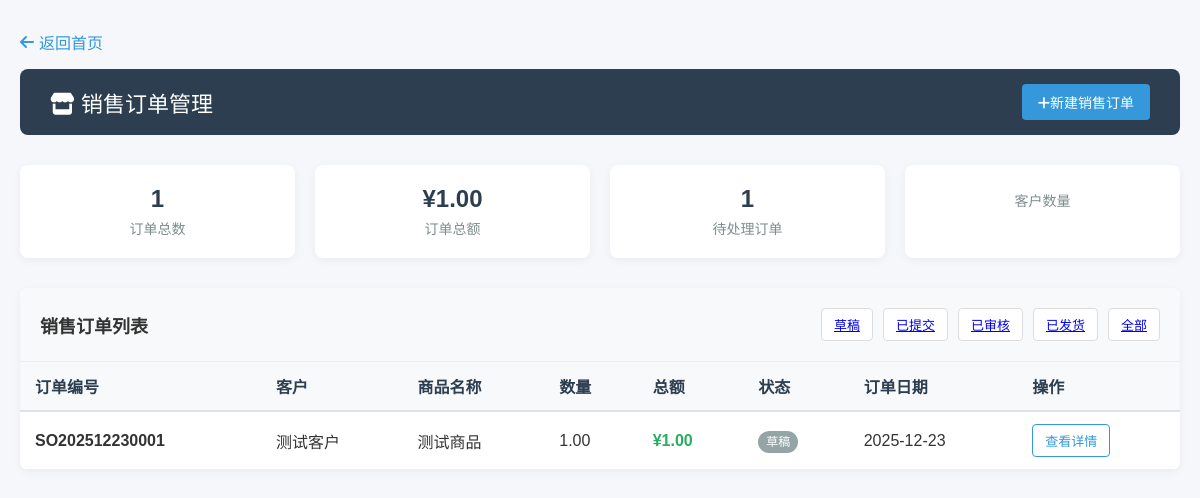
Screenshot of /finance/sales-orders/ (signed in) with the database file from the repository.
### finance_app/models.py (models this page shows, shortened)
class SalesOrder(models.Model):
    ORDER_STATUS = [
        ('DRAFT', '草稿'),
        ('SUBMITTED', '已提交'),
        ('APPROVED', '已审核'),
        ('DELIVERED', '已发货'),
        ('INVOICED', '已开票'),
        ('PAID', '已收款'),
        ('CANCELLED', '已取消'),
    ]
    order_number = models.CharField('订单编号', max_length=50, unique=True)
    customer = models.ForeignKey(Customer, on_delete=models.CASCADE, verbose_name='客户')
    order_date = models.DateField('订单日期', default=timezone.now)
    delivery_date = models.DateField('交货日期', null=True, blank=True)
    status = models.CharField('状态', max_length=20, choices=ORDER_STATUS, default='DRAFT')
    total_amount = models.DecimalField('订单总额', max_digits=12, decimal_places=2, default=0)
    tax_amount = models.DecimalField('税额', max_digits=12, decimal_places=2, default=0)
    received_amount = models.DecimalField('已收金额', max_digits=12, decimal_places=2, default=0)
    product_name = models.CharField('商品名称', max_length=200)
    quantity = models.DecimalField('数量', max_digits=10, decimal_places=2, default=0)
    unit_price = models.DecimalField('单价', max_digits=10, decimal_places=2, default=0)
    shipping_address = models.TextField('送货地址', blank=True)
    shipping_method = models.CharField('运输方式', max_length=50, blank=True)
    notes = models.TextField('备注', blank=True)
    created_by = models.ForeignKey(User, on_delete=models.SET_NULL, null=True, verbose_name='创建人')
    created_time = models.DateTimeField('创建时间', auto_now_add=True)
    updated_time = models.DateTimeField('更新时间', auto_now=True)
    class Meta:
        verbose_name = '销售订单'
        verbose_name_plural = '销售订单'
        ordering = ['-order_date', '-created_time']

class Customer(models.Model):
    STATUS_CHOICES = [
        ('ACTIVE', '启用'),
        ('INACTIVE', '停用'),
    ]
    customer_id = models.CharField(
        max_length=20,
        primary_key=True,
        verbose_name="客户ID",
        validators=[
            RegexValidator(
                regex=r'^[A-Za-z0-9_-]+$',
                message='客户ID只能包含字母、数字、下划线和连字符',
                code='invalid_customer_id'
            ),
            MinLengthValidator(1, message='客户ID不能为空')
        ],
        error_messages={
            'unique': '客户ID已存在',
            'max_length': '客户ID不能超过20个字符',
        }
    )
    customer_name = models.CharField(max_length=100, null=False, blank=False, verbose_name="客户名称")
    credit_limit = models.DecimalField(max_digits=15, decimal_places=2, null=False, blank=False,
                                       verbose_name="信用额度")
    current_receivable = models.DecimalField(max_digits=15, decimal_places=2, default=0.00,
                                             verbose_name="当前应收账款")
    contact_info = models.TextField(null=True, blank=True, verbose_name="联系信息")
    status = models.CharField(
        max_length=20,
        choices=STATUS_CHOICES,
        null=False,
        blank=False,
        default='ACTIVE',
        verbose_name="状态"
    )
    create_time = models.DateTimeField(auto_now_add=True, verbose_name="创建时间")
    update_time = models.DateTimeField(auto_now=True, verbose_name="更新时间")
    class Meta:
        db_table = 'customers'  # 显式指定数据库表名
        verbose_name = "客户"
        verbose_name_plural = "客户"
        ordering = ['customer_id']

### finance_app/views.py (the view, shortened to what this page needs)
        def _wrapped_view(request, *args, **kwargs):
            if not request.user.is_authenticated:
                return redirect('users:login')
            if request.user.username == 'admin':
                return view_func(request, *args, **kwargs)

### finance_app/views.py (called while the page is built, shortened)
def check_finance_permission(permission_type):
    def decorator(view_func):
        def _wrapped_view(request, *args, **kwargs):
            if not request.user.is_authenticated:
                return redirect('users:login')
            if request.user.username == 'admin':
                return view_func(request, *args, **kwargs)
        return _wrapped_view
    return decorator

@login_required
@check_finance_permission('voucher')
def sales_order_list(request):
    orders = SalesOrder.objects.all().order_by('-order_date')
    total_orders = orders.count()
    total_amount = orders.aggregate(Sum('total_amount'))['total_amount__sum'] or 0
    pending_orders = orders.filter(status__in=['DRAFT', 'SUBMITTED']).count()
    context = {
        'orders': orders,
        'title': '销售订单',
        'total_orders': total_orders,
        'total_amount': total_amount,
        'pending_orders': pending_orders,
    }
    return render(request, 'finance_app/sales_order_list.html', context)

### finance_app/templates/finance_app/sales_order_list.html (shortened to what this page needs)
<!DOCTYPE html>
<html lang="zh-CN">
<head>
    <link rel="stylesheet" href="https://cdn.bootcdn.net/ajax/libs/font-awesome/6.4.0/css/all.min.css">
</head>
<body>
    <div class="container">
        <a href="http://127.0.0.1:8000/users/home/" class="back-link">
            <i class="fas fa-arrow-left"></i>返回首页
        </a>
        <div class="header">
            <h1>
                <i class="fas fa-store me-2"></i>
                销售订单管理
            </h1>
            <div>
                <a href="{% url 'finance_app:sales_order_create' %}" class="btn btn-primary">
                    <i class="fas fa-plus me-1"></i>新建销售订单
                </a>
            </div>
        </div>
        <div class="stats-cards">
            <div class="stat-card">
                <h3 class="text-success">{{ total_orders }}</h3>
                <p>订单总数</p>
            </div>
            <div class="stat-card">
                <h3 class="text-success">¥{{ total_amount|floatformat:2 }}</h3>
                <p>订单总额</p>
            </div>
            <div class="stat-card">
                <h3 class="text-warning">{{ pending_orders }}</h3>
                <p>待处理订单</p>
            </div>
            <div class="stat-card">
                <p>客户数量</p>
            </div>
        </div>
        <div class="card">
            <div class="card-header">
                <h2 style="margin: 0; font-size: 18px;">销售订单列表</h2>
                <div class="filter-group">
                    <a href="?status=DRAFT" class="filter-btn {% if request.GET.status == 'DRAFT' %}active{% endif %}">草稿</a>
                    <a href="?status=SUBMITTED" class="filter-btn {% if request.GET.status == 'SUBMITTED' %}active{% endif %}">已提交</a>
                    <a href="?status=APPROVED" class="filter-btn {% if request.GET.status == 'APPROVED' %}active{% endif %}">已审核</a>
                    <a href="?status=DELIVERED" class="filter-btn {% if request.GET.status == 'DELIVERED' %}active{% endif %}">已发货</a>
                    <a href="?" class="filter-btn">全部</a>
                </div>
            </div>
            <div class="card-body">
                {% if orders %}
                <table class="table">
                    <thead>
                        <tr>
                            <th>订单编号</th>
                            <th>客户</th>
                            <th>商品名称</th>
                            <th>数量</th>
                            <th>总额</th>
                            <th>状态</th>
                            <th>订单日期</th>
                            <th>操作</th>
                        </tr>
                    </thead>
                    <tbody>
                        {% for order in orders %}
                        <tr>
                            <td>
                                <strong>{{ order.order_number }}</strong>
                            </td>
                            <td>{{ order.customer.customer_name }}</td>
                            <td>{{ order.product_name }}</td>
                            <td>{{ order.quantity }}</td>
                            <td>
                                <strong class="text-success">¥{{ order.total_amount|floatformat:2 }}</strong>
                            </td>
                            <td>
                                {% if order.status == 'DRAFT' %}
                                <span class="badge badge-draft">草稿</span>
                                {% elif order.status == 'SUBMITTED' %}
                                <span class="badge badge-submitted">已提交</span>
                                {% elif order.status == 'APPROVED' %}
                                <span class="badge badge-approved">已审核</span>
                                {% elif order.status == 'DELIVERED' %}
                                <span class="badge badge-delivered">已发货</span>
                                {% elif order.status == 'INVOICED' %}
                                <span class="badge badge-invoiced">已开票</span>
                                {% elif order.status == 'PAID' %}
                                <span class="badge badge-paid">已收款</span>
                                {% elif order.status == 'CANCELLED' %}
                                <span class="badge badge-cancelled">已取消</span>
                                {% endif %}
                            </td>
                            <td>{{ order.order_date|date:"Y-m-d" }}</td>
                            <td>
                                <a href="{% url 'finance_app:sales_order_detail' order.id %}" class="btn btn-outline" style="padding: 6px 12px; font-size: 13px;">
                                    查看详情
                                </a>
                            </td>
                        </tr>
                        {% endfor %}
                    </tbody>
                </table>
                {% else %}
                <div class="empty-state">
                    <i class="fas fa-store"></i>
                    <h3>暂无销售订单</h3>
                    <p>点击上方按钮创建第一个销售订单</p>
                </div>
                {% endif %}
            </div>
        </div>
    </div>
</body>
</html>

### finance_app/templates/finance_app/sales_order_list.html (style rules this page uses)
* { margin: 0; padding: 0; box-sizing: border-box; }
body { font-family: "Microsoft YaHei", sans-serif; background-color: #f5f7fa; color: #333; }
.container { max-width: 1200px; margin: 30px auto; padding: 0 20px; }
.header { background-color: #2c3e50; color: white; padding: 15px 30px; margin-bottom: 30px; border-radius: 8px; display: flex; justify-content: space-between; align-items: center; }
.header h1 { font-size: 22px; font-weight: normal; }
.btn { padding: 8px 16px; border: none; border-radius: 4px; cursor: pointer; text-decoration: none; display: inline-block; font-size: 14px; }
.btn-primary { background-color: #3498db; color: white; }
.btn-outline { background-color: transparent; border: 1px solid #3498db; color: #3498db; }
.card { background-color: white; border-radius: 8px; box-shadow: 0 2px 10px rgba(0,0,0,0.05); margin-bottom: 30px; overflow: hidden; }
.card-header { background-color: #f8f9fa; padding: 20px; border-bottom: 1px solid #eee; display: flex; justify-content: space-between; align-items: center; }
.card-body { padding: 0; }
.table { width: 100%; border-collapse: collapse; }
.table th { background-color: #f8f9fa; padding: 12px 15px; text-align: left; font-weight: 600; color: #2c3e50; border-bottom: 2px solid #dee2e6; }
.table td { padding: 12px 15px; border-bottom: 1px solid #eee; vertical-align: middle; }
.badge { padding: 4px 8px; border-radius: 12px; font-size: 12px; font-weight: 500; }
.badge-draft { background-color: #95a5a6; color: white; }
.filter-group { display: flex; gap: 10px; align-items: center; }
.filter-btn { padding: 6px 12px; border: 1px solid #ddd; background-color: white; border-radius: 4px; cursor: pointer; font-size: 13px; }
.back-link { color: #3498db; text-decoration: none; display: inline-flex; align-items: center; gap: 5px; margin-bottom: 15px; }
.stats-cards { display: grid; grid-template-columns: repeat(4, 1fr); gap: 20px; margin-bottom: 30px; }
.stat-card { background-color: white; padding: 20px; border-radius: 8px; box-shadow: 0 2px 10px rgba(0,0,0,0.05); text-align: center; }
.stat-card h3 { font-size: 24px; margin-bottom: 5px; color: #2c3e50; }
.stat-card p { color: #7f8c8d; font-size: 14px; }
.text-success { color: #27ae60; }
.text-warning { color: #f39c12; }

### rows the page displays
SalesOrder: order_number "SO202512230001", customer.customer_name "测试客户", product_name "测试商品", quantity "1.00", total_amount "1.00", status "草稿", order_date "2025-12-23"

### other values shown
{{ total_orders }} "1"
{{ total_amount|floatformat:2 }} "1.00"
{{ pending_orders }} "1"
